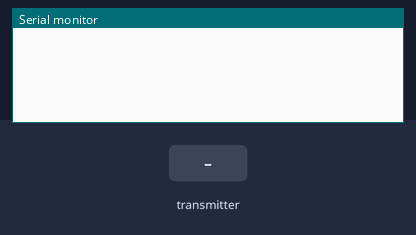
Recording of a sketch running on a simulated Arduino Uno, built with avr-gcc and run on an emulated ATmega328P. Shown: the last lines printed to the serial monitor. Inputs (shaded band) come from the test bench. No radio packets arrive unless stated.

Above: at 1.2 s.
1.3 s: the transmitter starts sending XPos = 64
At 2.5 s:
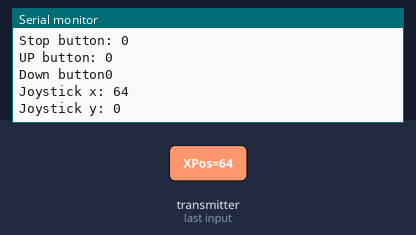
2.8 s: the transmitter starts sending YPos = 64
At 3.8 s:
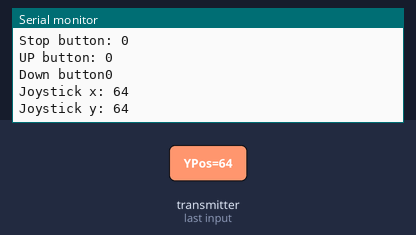
4.3 s: the transmitter starts sending ValUp = 1
5.8 s: the transmitter starts sending ValDown = 1
At 7.0 s:
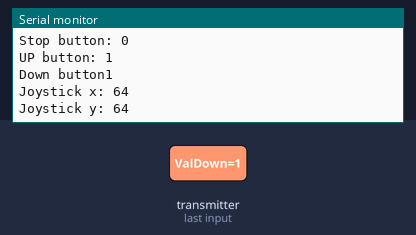
7.3 s: the transmitter starts sending StopProp = 1
8.8 s: the transmitter starts sending XPos = 0
At 9.6 s:
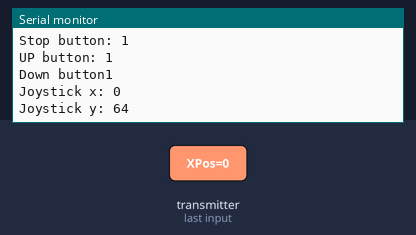

The sketch:

reciver_test.ino
```cpp
/*
* Arduino Wireless Communication Tutorial
*       Example 1 - Receiver Code
*
* by Dejan Nedelkovski, www.HowToMechatronics.com
*
* Library: TMRh20/RF24, https://github.com/tmrh20/RF24/
*/
#include <SPI.h>
#include <nRF24L01.h>
#include <RF24.h>

//radio
RF24 radio(7, 8); // CE, CSN
const byte address[6] = "00001";


// using struct to get all the data into one pacage

struct DataPackage1{
byte XPos;
byte YPos;
bool ValUp;
bool ValDown;
bool StopProp;
};

struct DataPackage1 Data1;// Data is a variable that represents DataPackage

struct DataPackage{
byte XPos;
byte YPos;
bool ValUp;
bool ValDown;
bool StopProp;
};

struct DataPackage Data;// Data is a variable that represents DataPackage

void setup() {
  Serial.begin(9600);
  radio.begin();
  radio.openReadingPipe(0, address);
  radio.setPALevel(RF24_PA_MIN);
  radio.startListening();
}
void loop() {
  if (radio.available()) {

  radio.read(&Data, sizeof(DataPackage));

    if (Data1.XPos !=Data.XPos||
Data1.YPos != Data.YPos||
Data1.ValUp!= Data.ValUp||
Data1.ValDown!= Data.ValDown||
Data1.StopProp!= Data.StopProp){
 Serial.print("Stop button: ");
  Serial.println(Data.StopProp);

Serial.print("UP button: ");
  Serial.println(Data.ValUp);

  Serial.print("Down button");
  Serial.println(Data.ValDown);
Serial.println();
  Serial.print("Joystick x: ");
  Serial.println(Data.XPos);

  Serial.print("Joystick y: ");
  Serial.println(Data.YPos);
    Data1.XPos =Data.XPos;
Data1.YPos = Data.YPos;
Data1.ValUp= Data.ValUp;
Data1.ValDown= Data.ValDown;
Data1.StopProp= Data.StopProp;
    }
  }
}
```

Measured:
- after the input at 1.3 s, the serial monitor: prints a new line at once (image 1)
- after the input at 2.8 s, the serial monitor: prints a new line after 0.07 s (image 2)
- after the input at 5.8 s, the serial monitor: prints a new line at once (image 3)
- after the input at 8.8 s, the serial monitor: prints a new line after 0.05 s (image 4)
